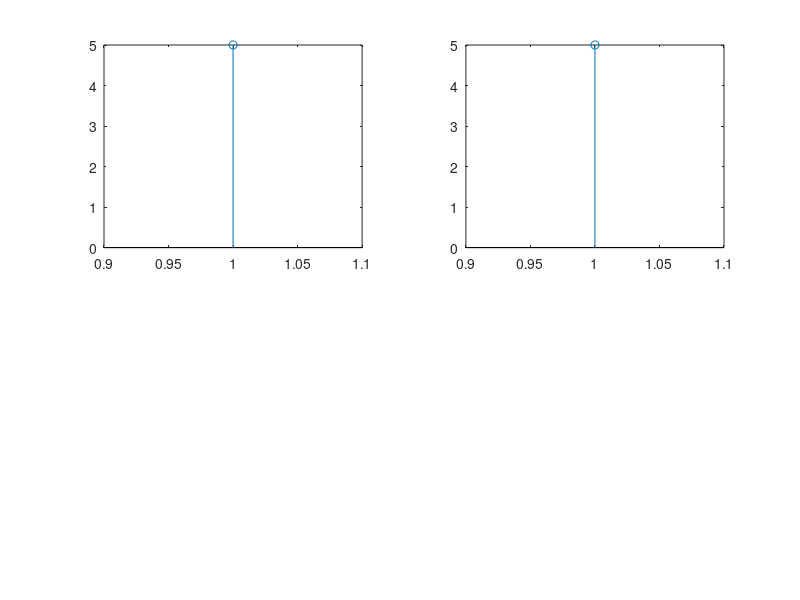

Write the MATLAB code that produced this figure.
clc;
close all;
clear all;

x1=input('enter the seq 1');
x2=input('enter the seq 2');
subplot(2,2,1);
stem(x1);
subplot(2,2,2);
stem(x2);
lx=length(x1);
ly=length(x2);
s=lx+ly-1;
y=zeros(1,s);
for n=1:s
    for k=1:n
        if k<=lx && (n-k+1)<=ly
             y(n)=y(n)+x1(k).*x2(n-k+1);
        end 
    end 
end
disp(y);
disp(conv(x1,x2));
